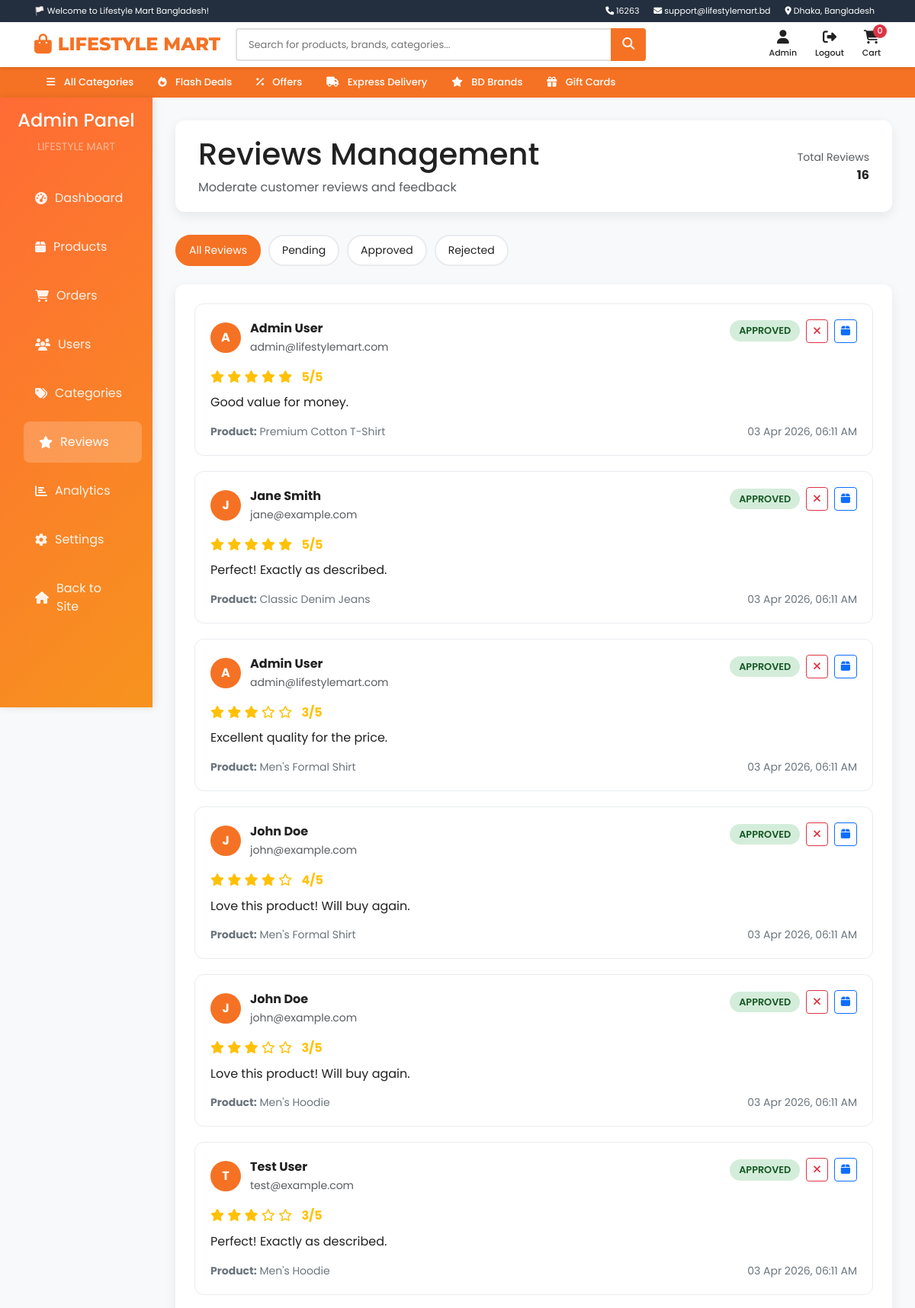
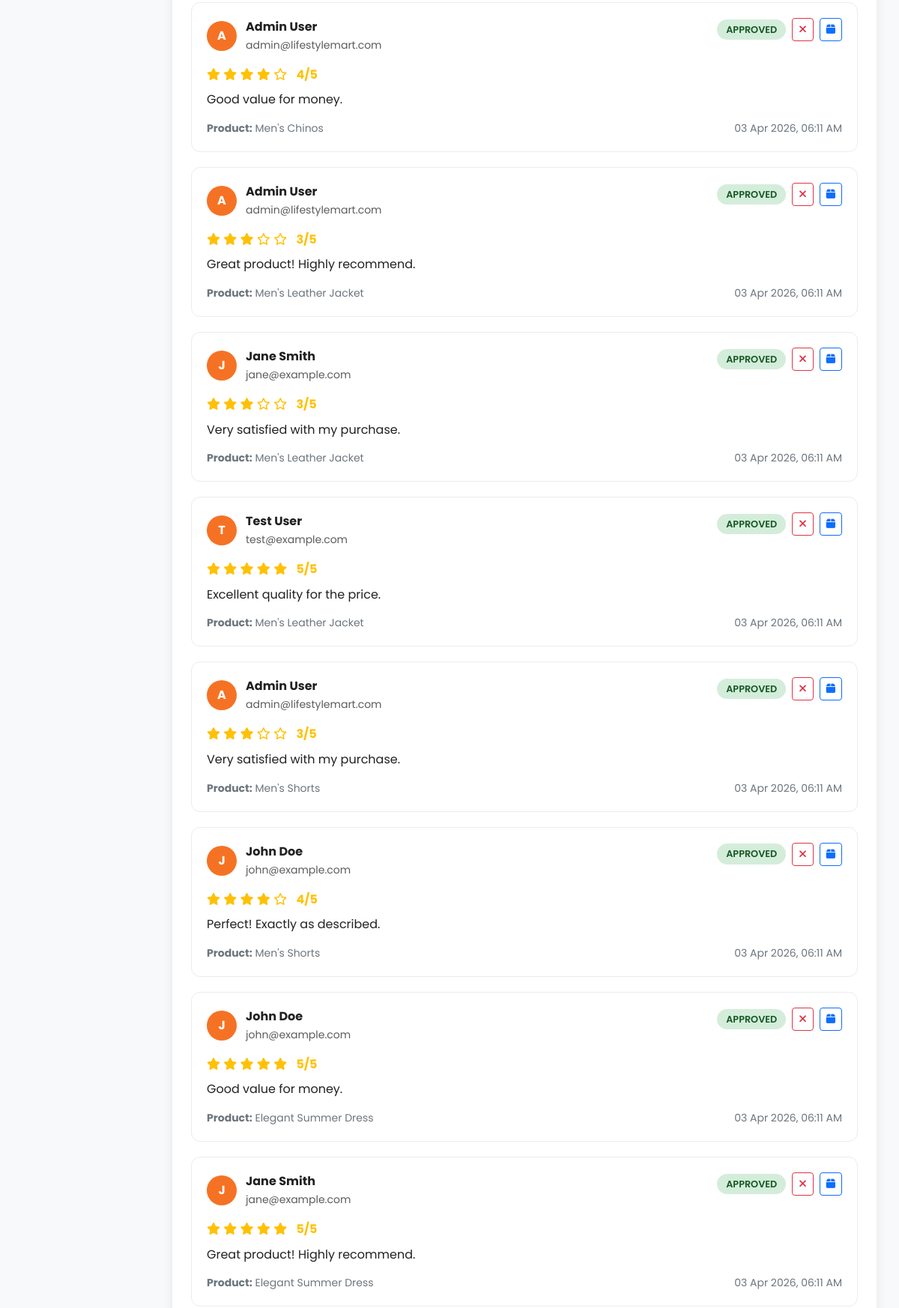
/admin/reviews (signed in, upper part), run on the app's committed database (2 pictures, top to bottom).
### app.py (models this page shows, shortened)
class User(UserMixin, db.Model):
    __tablename__ = 'users'
    id = db.Column(db.Integer, primary_key=True)
    name = db.Column(db.String(100), nullable=False)
    email = db.Column(db.String(100), unique=True, nullable=False)
    password_hash = db.Column(db.String(255), nullable=False)
    phone = db.Column(db.String(20))
    address = db.Column(db.Text)
    role = db.Column(db.Enum('user', 'admin', 'seller'), default='user')
    created_at = db.Column(db.DateTime, default=datetime.utcnow)
    orders = db.relationship('Order', backref='user', lazy=True)
    reviews = db.relationship('Review', backref='user', lazy=True)

class Review(db.Model):
    __tablename__ = 'reviews'
    id = db.Column(db.Integer, primary_key=True)
    product_id = db.Column(db.Integer, db.ForeignKey('products.id'), nullable=False)
    user_id = db.Column(db.Integer, db.ForeignKey('users.id'), nullable=False)
    rating = db.Column(db.Integer, nullable=False)
    review_text = db.Column(db.Text)
    status = db.Column(db.Enum('approved', 'pending', 'rejected'), default='pending')
    created_at = db.Column(db.DateTime, default=datetime.utcnow)

class Product(db.Model):
    __tablename__ = 'products'
    id = db.Column(db.Integer, primary_key=True)
    name = db.Column(db.String(150), nullable=False)
    description = db.Column(db.Text)
    category_id = db.Column(db.Integer, db.ForeignKey('categories.id'), nullable=False)
    price = db.Column(db.Float, nullable=False)
    stock = db.Column(db.Integer, default=0)
    image = db.Column(db.String(255))
    brand = db.Column(db.String(100))
    is_featured = db.Column(db.Boolean, default=False)
    status = db.Column(db.Enum('active', 'inactive'), default='active')
    created_at = db.Column(db.DateTime, default=datetime.utcnow)
    order_items = db.relationship('OrderItem', backref='product', lazy=True)
    reviews = db.relationship('Review', backref='product', lazy=True)

### app.py (the view)
@app.route('/admin/reviews')
@admin_required
def admin_reviews():
    page = request.args.get('page', 1, type=int)
    status = request.args.get('status', '')
    query = Review.query
    if status:
        query = query.filter(Review.status == status)
    reviews = query.order_by(Review.created_at.desc()).paginate(
        page=page, per_page=20, error_out=False
    )
    return render_template('admin/reviews.html', reviews=reviews, status=status)

### templates/admin/reviews.html (shortened to what this page needs)
{% extends "base.html" %}
{% block content %}
<div class="admin-container">
    <div class="row g-0">
        <div class="col-md-3 col-lg-2">
            <div class="admin-sidebar p-3">
                <div class="text-center mb-4">
                    <h4 class="text-white">Admin Panel</h4>
                    <small class="text-white-50">LIFESTYLE MART</small>
                </div>
                <nav class="nav flex-column">
                    <a href="{{ url_for('admin_dashboard') }}" class="nav-link">
                        <i class="fas fa-tachometer-alt"></i>
                        Dashboard
                    </a>
                    <a href="#" class="nav-link">
                        <i class="fas fa-box"></i>
                        Products
                    </a>
                    <a href="#" class="nav-link">
                        <i class="fas fa-shopping-cart"></i>
                        Orders
                    </a>
                    <a href="#" class="nav-link">
                        <i class="fas fa-users"></i>
                        Users
                    </a>
                    <a href="#" class="nav-link">
                        <i class="fas fa-tags"></i>
                        Categories
                    </a>
                    <a href="{{ url_for('admin_reviews') }}" class="nav-link active">
                        <i class="fas fa-star"></i>
                        Reviews
                    </a>
                    <a href="#" class="nav-link">
                        <i class="fas fa-chart-bar"></i>
                        Analytics
                    </a>
                    <a href="#" class="nav-link">
                        <i class="fas fa-cog"></i>
                        Settings
                    </a>
                    <a href="{{ url_for('index') }}" class="nav-link">
                        <i class="fas fa-home"></i>
                        Back to Site
                    </a>
                </nav>
            </div>
        </div>
        <div class="col-md-9 col-lg-10">
            <div class="admin-main">
                <div class="admin-header">
                    <div>
                        <h1>Reviews Management</h1>
                        <p class="text-muted mb-0">Moderate customer reviews and feedback</p>
                    </div>
                    <div class="d-flex align-items-center gap-3">
                        <div class="text-end">
                            <small class="text-muted">Total Reviews</small>
                            <div class="fw-bold">{{ reviews.total }}</div>
                        </div>
                    </div>
                </div>
                <div class="filter-buttons mb-4">
                    <a href="{{ url_for('admin_reviews') }}" class="filter-btn {{ 'active' if not status }}">
                        All Reviews
                    </a>
                    <a href="{{ url_for('admin_reviews', status='pending') }}" class="filter-btn {{ 'active' if status == 'pending' }}">
                        Pending
                    </a>
                    <a href="{{ url_for('admin_reviews', status='approved') }}" class="filter-btn {{ 'active' if status == 'approved' }}">
                        Approved
                    </a>
                    <a href="{{ url_for('admin_reviews', status='rejected') }}" class="filter-btn {{ 'active' if status == 'rejected' }}">
                        Rejected
                    </a>
                </div>
                <div class="reviews-table">
                    {% if reviews.items %}
                        {% for review in reviews.items %}
                        <div class="review-card">
                            <div class="review-header">
                                <div class="reviewer-info">
                                    <div class="reviewer-avatar">
                                        {{ review.user.name[0].upper() if review.user else 'U' }}
                                    </div>
                                    <div>
                                        <div class="fw-bold">{{ review.user.name if review.user else 'Unknown User' }}</div>
                                        <small class="text-muted">{{ review.user.email if review.user else 'No email' }}</small>
                                    </div>
                                </div>
                                <div class="d-flex align-items-center gap-2">
                                    <span class="review-status {{ review.status or 'pending' }}">
                                        {{ review.status or 'pending' }}
                                    </span>
                                    <div class="table-actions">
                                        {% if review.status != 'rejected' %}
                                        <a href="{{ url_for('admin_reject_review', id=review.id) }}"
                                           class="btn btn-sm btn-outline-danger" title="Reject Review">
                                            <i class="fas fa-times"></i>
                                        </a>
                                        {% endif %}
                                        <a href="{{ url_for('product_detail', id=review.product_id) }}"
                                           class="btn btn-sm btn-outline-primary" title="View Product">
                                            <i class="fas fa-box"></i>
                                        </a>
                                    </div>
                                </div>
                            </div>
                            <div class="review-content">
                                <div class="rating-stars mb-2">
                                    {% for i in range(5) %}
                                        {% if i < review.rating %}
                                        <i class="fas fa-star"></i>
                                        {% else %}
                                        <i class="far fa-star"></i>
                                        {% endif %}
                                    {% endfor %}
                                    <span class="ms-2 fw-bold">{{ review.rating }}/5</span>
                                </div>
                                <p class="mb-0">{{ review.review_text }}</p>
                            </div>
                            <div class="review-meta">
                                <div>
                                    <strong>Product:</strong> {{ review.product.name if review.product else 'Unknown Product' }}
                                </div>
                                <div>
                                    {{ review.created_at.strftime('%d %b %Y, %I:%M %p') }}
                                </div>
                            </div>
                        </div>
                        {% endfor %}
                    {% endif %}
                </div>
            </div>
        </div>
    </div>
</div>
{% endblock %}

### templates/base.html (shortened to what this page needs)
<!DOCTYPE html>
<html lang="en">
<head>
    <link href="https://cdn.jsdelivr.net/npm/bootstrap@5.3.2/dist/css/bootstrap.min.css" rel="stylesheet">
    <link rel="stylesheet" href="https://cdnjs.cloudflare.com/ajax/libs/font-awesome/6.4.2/css/all.min.css">
    <link rel="stylesheet" href="{{ url_for('static', filename='css/style.css') }}">
</head>
<body>
    <div class="top-header">
        <div class="container">
            <div class="d-flex justify-content-between align-items-center">
                <div>
                    <span>🏳️ Welcome to Lifestyle Mart Bangladesh!</span>
                </div>
                <div>
                    <a href="#"><i class="fas fa-phone"></i> 16263</a>
                    <a href="#"><i class="fas fa-envelope"></i> support@lifestylemart.bd</a>
                    <a href="#"><i class="fas fa-map-marker-alt"></i> Dhaka, Bangladesh</a>
                </div>
            </div>
        </div>
    </div>
    <header class="main-header">
        <div class="container py-2">
            <div class="d-flex align-items-center">
                <a href="{{ url_for('index') }}" class="logo">
                    <i class="fas fa-shopping-bag"></i>
                    LIFESTYLE MART
                </a>
                <div class="search-container">
                    <form action="{{ url_for('shop') }}" method="GET" class="search-box">
                        <input type="text" name="search" class="search-input" placeholder="Search for products, brands, categories...">
                        <button type="submit" class="search-btn" aria-label="Search">
                            <i class="fas fa-search"></i>
                        </button>
                    </form>
                </div>
                <div class="header-actions d-flex align-items-center gap-4">
                    <a href="{{ url_for('track_order') }}" class="text-white text-decoration-none">
                        <i class="fas fa-shipping-fast"></i>
                        <span class="d-none d-md-inline">Track Order</span>
                    </a>
                    {% if current_user.is_authenticated %}
                        <a href="{{ url_for('profile') }}" class="header-action">
                            <i class="fas fa-user"></i>
                            <span>{{ current_user.name.split()[0] }}</span>
                        </a>
                        <a href="{{ url_for('logout') }}" class="header-action">
                            <i class="fas fa-sign-out-alt"></i>
                            <span>Logout</span>
                        </a>
                    {% endif %}
                    <a href="{{ url_for('cart') }}" class="header-action">
                        <i class="fas fa-shopping-cart"></i>
                        <span>Cart</span>
                        <span class="cart-count">0</span>
                    </a>
                </div>
            </div>
        </div>
    </header>
    <nav class="nav-menu">
        <div class="container">
            <ul class="nav">
                <li class="nav-item category-dropdown">
                    <a class="nav-link" href="#">
                        <i class="fas fa-bars me-2"></i> All Categories
                    </a>
                </li>
                <li class="nav-item">
                    <a class="nav-link" href="{{ url_for('shop') }}"><i class="fas fa-fire me-2"></i> Flash Deals</a>
                </li>
                <li class="nav-item">
                    <a class="nav-link" href="#"><i class="fas fa-percentage me-2"></i> Offers</a>
                </li>
                <li class="nav-item">
                    <a class="nav-link" href="#"><i class="fas fa-truck me-2"></i> Express Delivery</a>
                </li>
                <li class="nav-item">
                    <a class="nav-link" href="#"><i class="fas fa-star me-2"></i> BD Brands</a>
                </li>
                <li class="nav-item">
                    <a class="nav-link" href="#"><i class="fas fa-gift me-2"></i> Gift Cards</a>
                </li>
            </ul>
        </div>
    </nav>
    <main>
        {% block content %}{% endblock %}
    </main>
</body>
</html>

### data on the page
User: name "Admin"
Review: user "A", user "Admin User", user "admin@lifestylemart.com", status "APPROVED", rating "5", review_text "Good value for money.", product "Premium Cotton T-Shirt", created_at "03 Apr 2026, 06:11 AM"
Review: user "J", user "Jane Smith", user "jane@example.com", status "APPROVED", rating "5", review_text "Perfect! Exactly as described.", product "Classic Denim Jeans", created_at "03 Apr 2026, 06:11 AM"
Review: user "A", user "Admin User", user "admin@lifestylemart.com", status "APPROVED", rating "3", review_text "Excellent quality for the price.", product "Men's Formal Shirt", created_at "03 Apr 2026, 06:11 AM"
Review: user "J", user "John Doe", user "john@example.com", status "APPROVED", rating "4", review_text "Love this product! Will buy again.", product "Men's Formal Shirt", created_at "03 Apr 2026, 06:11 AM"
Review: user "J", user "John Doe", user "john@example.com", status "APPROVED", rating "3", review_text "Love this product! Will buy again.", product "Men's Hoodie", created_at "03 Apr 2026, 06:11 AM"
Review: user "T", user "Test User", user "test@example.com", status "APPROVED", rating "3", review_text "Perfect! Exactly as described.", product "Men's Hoodie", created_at "03 Apr 2026, 06:11 AM"
Review: user "A", user "Admin User", user "admin@lifestylemart.com", status "APPROVED", rating "4", review_text "Good value for money.", product "Men's Chinos", created_at "03 Apr 2026, 06:11 AM"
Review: user "A", user "Admin User", user "admin@lifestylemart.com", status "APPROVED", rating "3", review_text "Great product! Highly recommend.", product "Men's Leather Jacket", created_at "03 Apr 2026, 06:11 AM"
Review: user "J", user "Jane Smith", user "jane@example.com", status "APPROVED", rating "3", review_text "Very satisfied with my purchase.", product "Men's Leather Jacket", created_at "03 Apr 2026, 06:11 AM"
Review: user "T", user "Test User", user "test@example.com", status "APPROVED", rating "5", review_text "Excellent quality for the price.", product "Men's Leather Jacket", created_at "03 Apr 2026, 06:11 AM"
Review: user "A", user "Admin User", user "admin@lifestylemart.com", status "APPROVED", rating "3", review_text "Very satisfied with my purchase.", product "Men's Shorts", created_at "03 Apr 2026, 06:11 AM"
Review: user "J", user "John Doe", user "john@example.com", status "APPROVED", rating "4", review_text "Perfect! Exactly as described.", product "Men's Shorts", created_at "03 Apr 2026, 06:11 AM"
Review: user "J", user "John Doe", user "john@example.com", status "APPROVED", rating "5", review_text "Good value for money.", product "Elegant Summer Dress", created_at "03 Apr 2026, 06:11 AM"
Review: user "J", user "Jane Smith", user "jane@example.com", status "APPROVED", rating "5", review_text "Great product! Highly recommend.", product "Elegant Summer Dress", created_at "03 Apr 2026, 06:11 AM"

### other printed values
{{ reviews.total }} "16"
